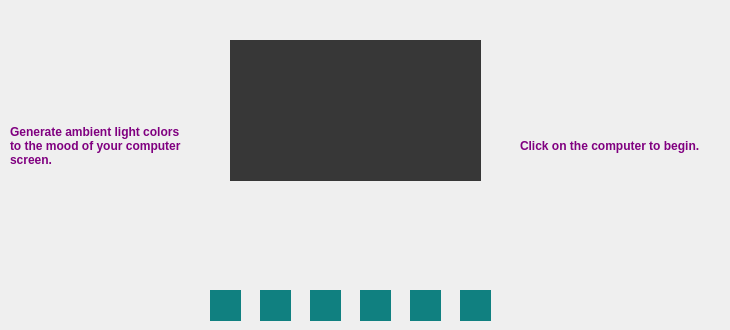
     <widget class="QWidget" name="tab_moodsync">
      <attribute name="title">
       <string>Ambient Light</string>
      </attribute>
      <widget class="QLabel" name="lisync_computer">
       <property name="geometry">
        <rect>
         <x>220</x>
         <y>20</y>
         <width>281</width>
         <height>251</height>
        </rect>
       </property>
       <property name="text">
        <string/>
       </property>
       <property name="pixmap">
        <pixmap resource="build/qmake_qmake_immediate.qrc">:/Resources/computer.png</pixmap>
       </property>
      </widget>
      <widget class="ClickableLabel" name="lisync_sample">
       <property name="geometry">
        <rect>
         <x>230</x>
         <y>40</y>
         <width>251</width>
         <height>141</height>
        </rect>
       </property>
       <property name="cursor">
        <cursorShape>OpenHandCursor</cursorShape>
       </property>
       <property name="styleSheet">
        <string notr="true">background-color: rgb(55, 55, 55)</string>
       </property>
       <property name="text">
        <string/>
       </property>
       <property name="pixmap">
        <pixmap resource="build/qmake_qmake_immediate.qrc">:/Resources/res0.jpg</pixmap>
       </property>
      </widget>
      <widget class="QLabel" name="lisync_intro">
       <property name="geometry">
        <rect>
         <x>10</x>
         <y>120</y>
         <width>201</width>
         <height>51</height>
        </rect>
       </property>
       <property name="font">
        <font>
         <family>.AppleSystemUIFont</family>
         <weight>75</weight>
         <bold>true</bold>
        </font>
       </property>
       <property name="styleSheet">
        <string notr="true">color: rgb(128, 0, 128);</string>
       </property>
       <property name="text">
        <string>Generate ambient light colors
to the mood of your computer
screen.</string>
       </property>
      </widget>
      <widget class="QLabel" name="lisync_status">
       <property name="geometry">
        <rect>
         <x>520</x>
         <y>120</y>
         <width>201</width>
         <height>51</height>
        </rect>
       </property>
       <property name="font">
        <font>
         <family>.AppleSystemUIFont</family>
         <weight>75</weight>
         <bold>true</bold>
        </font>
       </property>
       <property name="styleSheet">
        <string notr="true">color: rgb(128, 0, 128);</string>
       </property>
       <property name="text">
        <string>Click on the computer to begin.</string>
       </property>
      </widget>
      <widget class="ClickableLabel" name="lisync_c1">
       <property name="geometry">
        <rect>
         <x>210</x>
         <y>290</y>
         <width>31</width>
         <height>31</height>
        </rect>
       </property>
       <property name="styleSheet">
        <string notr="true">background-color: rgb(16, 128, 128);</string>
       </property>
       <property name="text">
        <string/>
       </property>
      </widget>
      <widget class="ClickableLabel" name="lisync_c2">
       <property name="geometry">
        <rect>
         <x>260</x>
         <y>290</y>
         <width>31</width>
         <height>31</height>
        </rect>
       </property>
       <property name="styleSheet">
        <string notr="true">background-color: rgb(16, 128, 128);</string>
       </property>
       <property name="text">
        <string/>
       </property>
      </widget>
      <widget class="ClickableLabel" name="lisync_c3">
       <property name="geometry">
        <rect>
         <x>310</x>
         <y>290</y>
         <width>31</width>
         <height>31</height>
        </rect>
       </property>
       <property name="styleSheet">
        <string notr="true">background-color: rgb(16, 128, 128);</string>
       </property>
       <property name="text">
        <string/>
       </property>
      </widget>
      <widget class="ClickableLabel" name="lisync_c4">
       <property name="geometry">
        <rect>
         <x>360</x>
         <y>290</y>
         <width>31</width>
         <height>31</height>
        </rect>
       </property>
       <property name="styleSheet">
        <string notr="true">background-color: rgb(16, 128, 128);</string>
       </property>
       <property name="text">
        <string/>
       </property>
      </widget>
      <widget class="ClickableLabel" name="lisync_c6">
       <property name="geometry">
        <rect>
         <x>460</x>
         <y>290</y>
         <width>31</width>
         <height>31</height>
        </rect>
       </property>
       <property name="styleSheet">
        <string notr="true">background-color: rgb(16, 128, 128);</string>
       </property>
       <property name="text">
        <string/>
       </property>
      </widget>
      <widget class="ClickableLabel" name="lisync_c5">
       <property name="geometry">
        <rect>
         <x>410</x>
         <y>290</y>
         <width>31</width>
         <height>31</height>
        </rect>
       </property>
       <property name="styleSheet">
        <string notr="true">background-color: rgb(16, 128, 128);</string>
       </property>
       <property name="text">
        <string/>
       </property>
      </widget>
     </widget>
